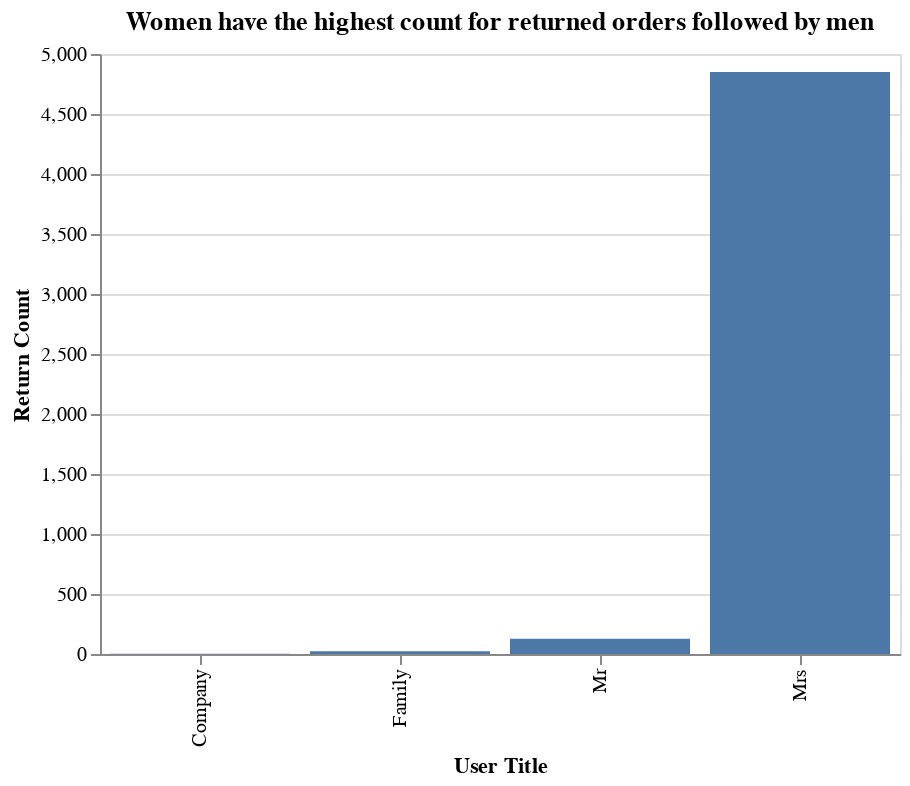

Notebook cell for this chart:
### Markdown cell above
#### 4.2) Visualizing user_title
- We will briefly see the count of returns for each user_title

### Code cell
training_df_1= training_df[training_df['return']==1]
title_chart = alt.Chart(training_df_1.sample(5000)).mark_bar().encode(
    alt.X('user_title:O', title='User Title'),
    y = alt.Y('count()', title='Return Count')
).properties(
    title='Women have the highest count for returned orders followed by men',
    width=400,
    height=300
)

title_chart

### Figure 1 — Vega-Lite specification as saved in the notebook (floating-point values rounded to 4 significant figures; data arrays with more than 128 entries replaced by an {"elided": "..."} marker saying what was removed)
{"config": {"view": {"continuousWidth": 400, "continuousHeight": 300}}, "data": {"name": "data-fda68d9e9b7de7e7f9ebb426feb3bd4f"}, "mark": "bar", "encoding": {"x": {"field": "user_title", "title": "User Title", "type": "ordinal"}, "y": {"aggregate": "count", "title": "Return Count", "type": "quantitative"}}, "height": 300, "title": "Women have the highest count for returned orders followed by men", "width": 400, "$schema": "https://vega.github.io/schema/vega-lite/v4.17.0.json", "datasets": {"data-fda68d9e9b7de7e7f9ebb426feb3bd4f": {"elided": "5000 records"}}}
